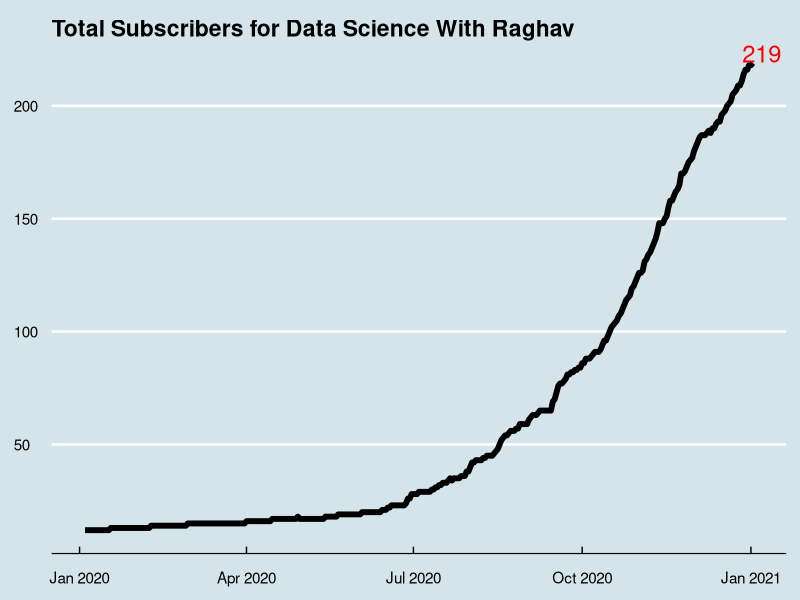
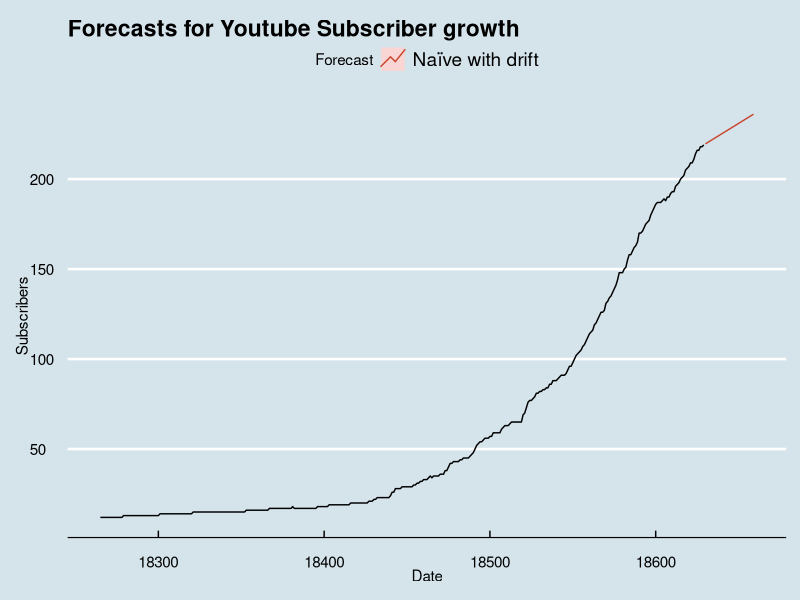
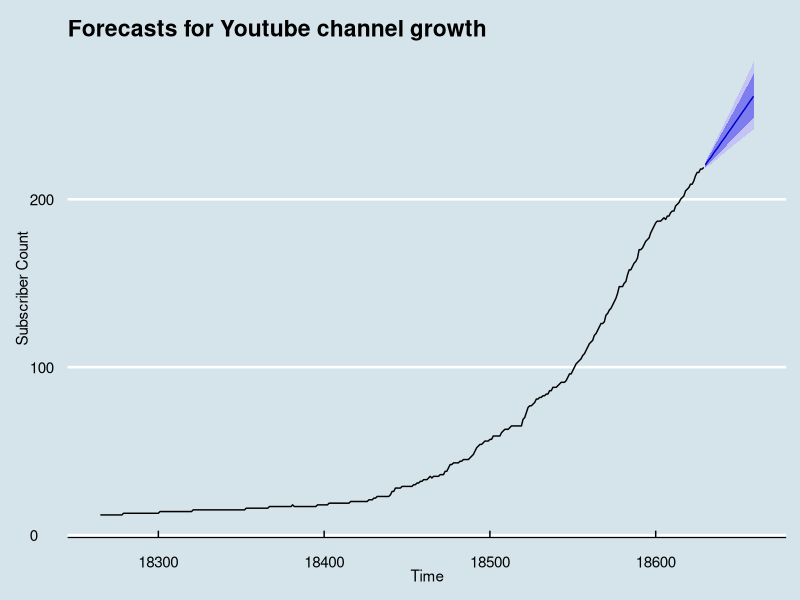
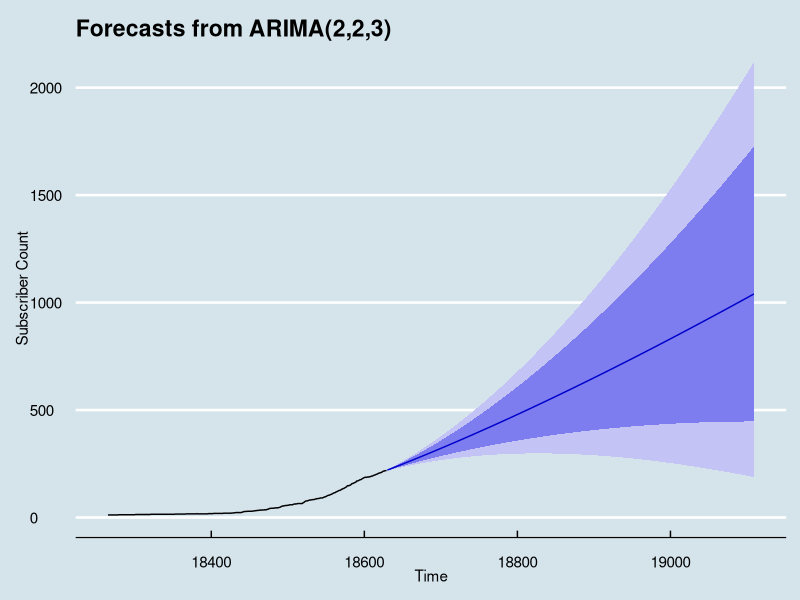

These charts were generated, in order, by the following R code:
#Set working directory
setwd("D:/Developer/YouTube_SubsGrowth")

#Dependencies
#install.package("package_name")
library(lubridate)
library(zoo)
library(forecast)
library(ggrepel)
library(ggthemes)
library(ggplot2) 


#Read raw subscriber growth data and check head, tail and dimension
dat = read.csv('Totals.csv')
head(dat)
tail(dat)
dim(dat)

#Make the first observation as 12 as my starting subscriber count
dat[1,2] <- 12

#Generate a cumulative sum and store it in a new column
dat['TotalSubscribers'] <- cumsum(dat['Subscribers'])
tail(dat)
#Change the format of date column from string to date
dat$Date <- as.Date(dat$Date,"%Y-%m-%d")

#Create time series zoo object
date_range = seq(from = as.Date("2020-01-04"), to = as.Date("2021-01-02"), by = 1)
y<-zoo(dat['TotalSubscribers'], date_range)


#Store last day's Subscriber count in a variable to show on the plot
dat_ends <- tail(dat,n=1)


#Plot existing subscriber growth
ggplot(data = y) +
geom_line(mapping = aes(x=date_range, y=TotalSubscribers),color='black',size=2) +
  ggtitle("Total Subscribers for Data Science With Raghav") +
  theme_economist() +
  theme(axis.title.x=element_blank(),axis.title.y=element_blank()) +
  geom_text_repel(aes(x=Date,y=TotalSubscribers,label=TotalSubscribers),
                  data=dat_ends,fontface="plain",color="red",size=6) 


#MODEL1:- Using method rwf - Random walk with drift model - Equivalent to ARIMA(0,1,0)
z <- ts(dat['TotalSubscribers'],start=min(dat$Date),end=max(dat$Date),frequency=1)
autoplot(z) + aes(x=date_range) +
  autolayer(rwf(z, h=30,drift=TRUE),
            series="Naïve with drift", PI=FALSE) +
  ggtitle("Forecasts for Youtube Subscriber growth") +
  xlab("Date") + ylab("Subscribers") +
  guides(colour=guide_legend(title="Forecast")) +
  theme_economist()

#Store rwf point forecasts in a variable 
point_forecasts <- rwf(z, h=30,drift=TRUE)$mean


#MODEL2:- ARIMA modeling (Auto Regressive Integrated Moving Average)
lambda_subs <- BoxCox.lambda(y)
lambda_subs
fit_subs <- auto.arima(y,lambda=lambda_subs,seasonal = FALSE, approximation = FALSE,
                       stepwise = FALSE)
summary(fit_subs)

#Plot forecasts
fit_subs %>% forecast(h=30) %>% autoplot()  + 
    ggtitle("Forecasts for Youtube channel growth") +
    ylab('Subscriber Count') +
    theme_economist()

#Store ARIMA forecasts in a variable
fcast <- forecast(fit_subs,h=30)
fcast_df <- as.data.frame(fcast$mean)
colnames(fcast_df) <- "a"


#Model Evaluation:- Comparison with Actual Data for next 10 day forecasts
dat_actual <- read.csv('Totals_Actual.csv')
head(dat_actual)
tail(dat_actual)

dat_actual[1,2] <- 219 #Set first day in New data to last day's total subscriber count
dat_actual['TotalSubscribers'] <- cumsum(dat_actual['Subscribers'])

#Sum of Square Errors - RWF with drift model
sum((dat_actual[1:10,'TotalSubscribers'] - point_forecasts[1:10])**2)

#SUm of Square Errors - ARIMA (2,2,3) model
sum((dat_actual[1:10,'TotalSubscribers'] - fcast_df[1:10,'a'])**2)

#Sum of Square Errors - RWF with drift model
sum((dat_actual[1:30,'TotalSubscribers'] - point_forecasts[1:30])**2)

#SUm of Square Errors - ARIMA (2,2,3) model
sum((dat_actual[1:30,'TotalSubscribers'] - fcast_df[1:30,'a'])**2)
    
#How long to get to 1000 subscribers
fit_subs %>% forecast(h=480) %>% autoplot() +ylab('Subscriber Count') +   theme_economist()
